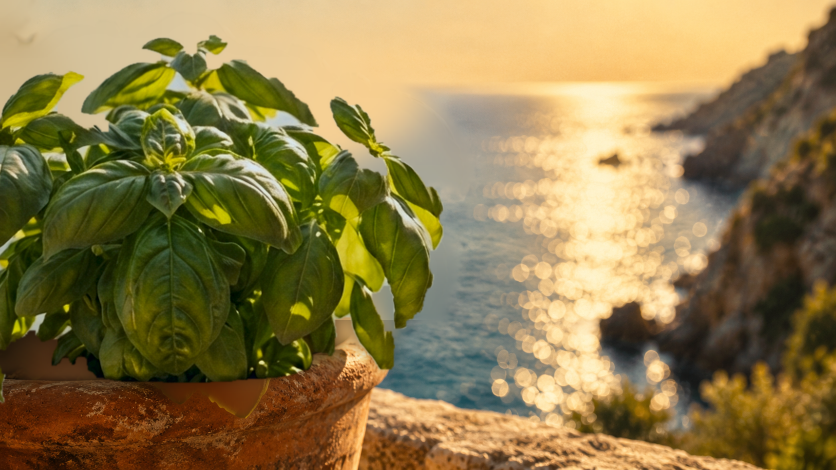
#> input picture video/src/basil.png, 1672 x 940 px, given in place of wheat.png, which was not available (shown at 1/2 size)
$ python render.py
#> lines starting #> are read from the running program, lines starting #| are printed output that depends on the picture; after the words box and inside, x2 and y2 are one past the last pixel; in counts of white or black regions, pixels touching at a corner belong together; pictures that were not available may be replaced by others from this repository, and a replacement may not be noted
"""Render the seamless 25s cinematic loop from the five source stills.

Usage: python3 video/render.py [WIDTH HEIGHT [OUT_NAME]]   (default 1280 720)
Portrait sizes (e.g. 720 1280) keep the same vertical framing as the
16:9 cut, like object-fit: cover on a phone.
Sources: src/ holds the reference stills (camera coordinates are in their
pixels); src_hd/ holds 4x AI-upscaled versions used for rendering.
Requires: numpy, opencv-python-headless, imageio-ffmpeg
"""
import subprocess
import sys
from pathlib import Path

import cv2
import imageio_ffmpeg
import numpy as np

HERE = Path(__file__).parent
W, H = (int(sys.argv[1]), int(sys.argv[2])) if len(sys.argv) > 2 else (1280, 720)
FPS = 24
T = 25.0          # loop length (s)
XF = 1.6          # dissolve length (s)
N = int(T * FPS)
rng = np.random.default_rng(7)


def load(name):
#> called with name = 'wheat'
    ref = cv2.imread(str(HERE / "src" / f"{name}.png"))
#> ref is the input picture: shape (940, 1672, 3); mean B, G, R 74.8, 123.1, 141.4
    hd_path = HERE / "src_hd" / f"{name}.jpg"
    img = cv2.imread(str(hd_path)) if hd_path.exists() else ref
    SCALE[name] = img.shape[1] / ref.shape[1]
    REF_W[name] = ref.shape[1]
    return img.astype(np.float32) / 255.0


SCALE, REF_W = {}, {}


def noise(h, w, cell, seed):
    r = np.random.default_rng(seed)
    g = r.random((max(2, h // cell + 3), max(2, w // cell + 3))).astype(np.float32)
    return cv2.resize(g, (w, h), interpolation=cv2.INTER_CUBIC)


def smooth(x):
    x = np.clip(x, 0, 1)
    return x * x * (3 - 2 * x)


def ease(x):
    return 0.5 - 0.5 * np.cos(np.pi * np.clip(x, 0, 1))


# ---------------------------------------------------------------- sources
src = {k: load(k) for k in ["wheat", "olive", "basil", "matera", "tomato"]}
#> call 2 of load, with name = 'olive'
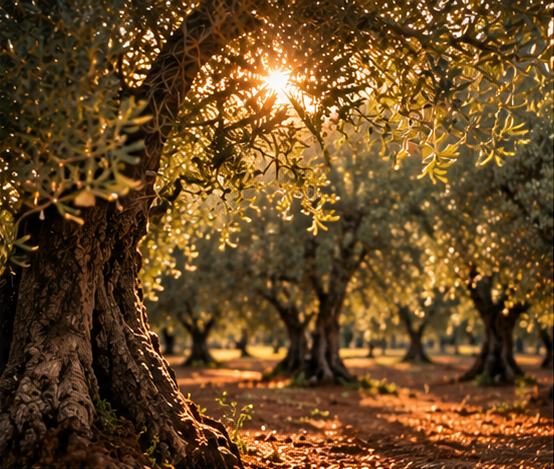
#> input picture video/src/olive.png, 554 x 469 px
#> in load, ref is the input picture: shape (469, 554, 3); mean B, G, R 34.2, 73, 104.3
#> call 4 of load, with name = 'matera'
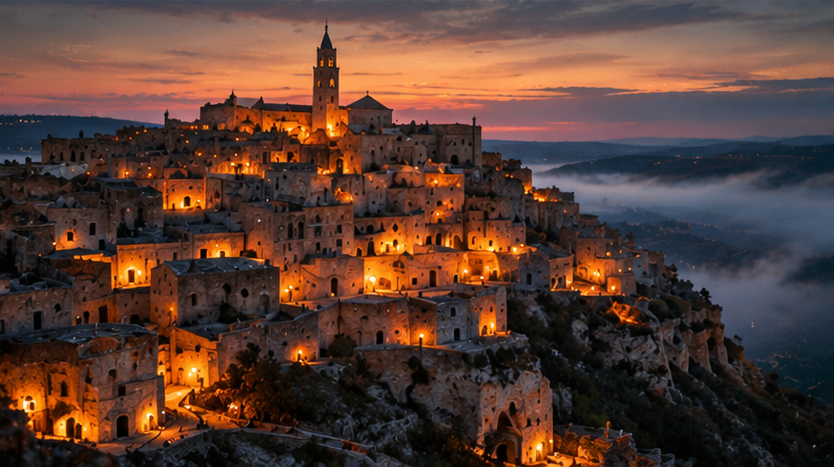
#> input picture video/src/matera.png, 834 x 467 px
#> in load, ref is the input picture: shape (467, 834, 3); mean B, G, R 52.1, 61.9, 89.2
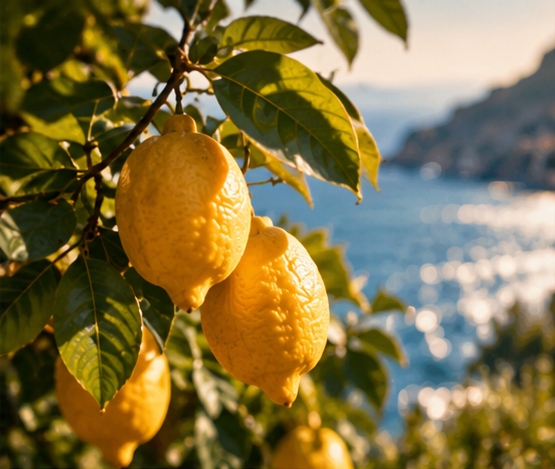
#> input picture video/src/lemon.png, 555 x 469 px, given in place of tomato.png, which was not available
#> in load, ref is the input picture: shape (469, 555, 3); mean B, G, R 67.6, 113.4, 128.6
#> src = 5 items

# San Marzano: remove glyph-like specular artefacts, keep a soft gloss instead
# (already baked into the HD source)
tom = src["tomato"]
t8 = (tom * 255).astype(np.uint8)
hsv = cv2.cvtColor(t8, cv2.COLOR_BGR2HSV)
#> hsv: shape (469, 555, 3); mean H, S, V 36.7, 163.2, 136
spec = ((hsv[..., 2] > 200) & (hsv[..., 1] < 150) & (t8[..., 2] > 200)).astype(np.uint8) * 255
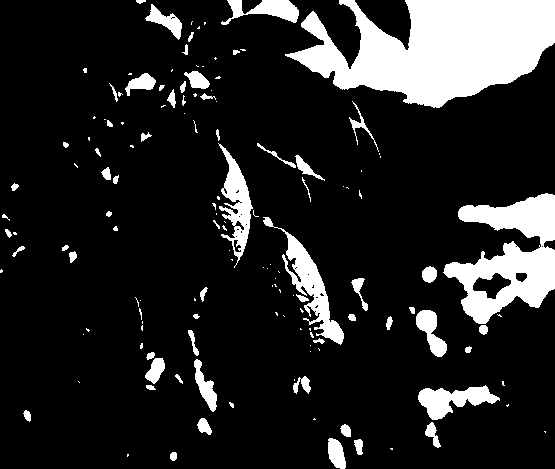
#> spec: shape (469, 555); 14.9% white; 142 white regions (78 under 20 px), largest, box (x1, y1, x2, y2) and area: (285, 0, 555, 108) 18047, (443, 193, 555, 324) 7431, (263, 217, 344, 345) 2283
spec = cv2.dilate(spec, np.ones((3, 3), np.uint8))
#> spec: shape (469, 555); 18.2% white; 106 white regions (27 under 20 px), largest, box (x1, y1, x2, y2) and area: (284, 0, 555, 109) 18966, (442, 192, 555, 336) 8449, (262, 216, 345, 346) 3274
clean = cv2.inpaint(t8, spec, 4, cv2.INPAINT_TELEA).astype(np.float32) / 255.0
gloss = cv2.GaussianBlur(spec.astype(np.float32) / 255.0, (0, 0), 3.0)[..., None]
if SCALE["tomato"] == 1:
    src["tomato"] = np.clip(clean + gloss * 0.22 * np.array([0.75, 0.85, 1.0], np.float32), 0, 1)

# Matera: warm window-light mask (lights fade in during blue hour)
m8 = (src["matera"] * 255).astype(np.uint8)
mhsv = cv2.cvtColor(m8, cv2.COLOR_BGR2HSV)
#> mhsv: shape (467, 834, 3); mean H, S, V 54.9, 110.4, 94.4
lights = ((mhsv[..., 2] > 170) & (mhsv[..., 0] < 30) & (mhsv[..., 1] > 110)).astype(np.float32)
#> lights: shape (467, 834) float32; values 0 (black) and 1 (white), 14.3% white; 277 white regions (204 under 20 px), largest, box (x1, y1, x2, y2) and area: (332, 37, 749, 111) 18400, (18, 33, 321, 105) 11296, (344, 221, 430, 296) 3064
lights[: int(lights.shape[0] * 0.28)] = 0  # ignore the sunset sky
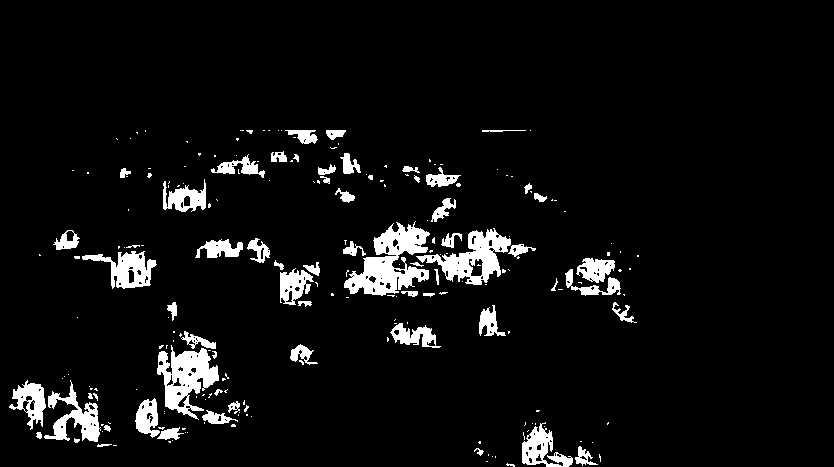
#> lights: shape (467, 834) float32; values 0 (black) and 1 (white), 5.9% white; 218 white regions (155 under 20 px), largest, box (x1, y1, x2, y2) and area: (344, 221, 430, 296) 3064, (157, 345, 219, 420) 2329, (416, 228, 511, 285) 2120
matera_lights = cv2.GaussianBlur(lights, (0, 0), 1.2 * SCALE["matera"])
matera_glow = cv2.GaussianBlur(lights, (0, 0), 6.0 * SCALE["matera"])

# Basil: sparkles on the sea glitter (bright pixels right of the plant)
b8 = (src["basil"] * 255).astype(np.uint8)
bhsv = cv2.cvtColor(b8, cv2.COLOR_BGR2HSV)
#> bhsv: shape (940, 1672, 3); mean H, S, V 25.5, 142.5, 144.2
sea = (bhsv[..., 2] > 205).astype(np.float32)
#> sea: shape (940, 1672) float32; values 0 (black) and 1 (white), 31.1% white; 278 white regions (183 under 20 px), largest, box (x1, y1, x2, y2) and area: (0, 0, 1672, 940) 460081, (1196, 869, 1524, 940) 7185, (682, 679, 775, 777) 3446
bh, bw = sea.shape
#> bh = 940; bw = 1672
sea[: int(bh * 0.2)] = 0
sea[int(bh * 0.9):] = 0
sea[:, : int(bw * 0.55)] = 0
#> sea: shape (940, 1672) float32; values 0 (black) and 1 (white), 10.1% white; 51 white regions (34 under 20 px), largest, box (x1, y1, x2, y2) and area: (919, 188, 1411, 846) 153223, (1302, 776, 1349, 821) 1243, (1294, 719, 1331, 764) 1223
sea[:, int(bw * 0.86):] = 0
basil_sea = cv2.GaussianBlur(cv2.dilate(sea, np.ones((9, 9), np.uint8)), (0, 0), 10.0)
# wind only moves the leaves (green, left part of the frame)
leaf = ((bhsv[..., 0] > 25) & (bhsv[..., 0] < 95) & (bhsv[..., 1] > 70)).astype(np.float32)
#> leaf: shape (940, 1672) float32; values 0 (black) and 1 (white), 28.6% white; 294 white regions (258 under 20 px), largest, box (x1, y1, x2, y2) and area: (0, 71, 886, 765) 423903, (1508, 554, 1615, 683) 6050, (763, 711, 923, 798) 5037
leaf[:, int(bw * 0.6):] = 0
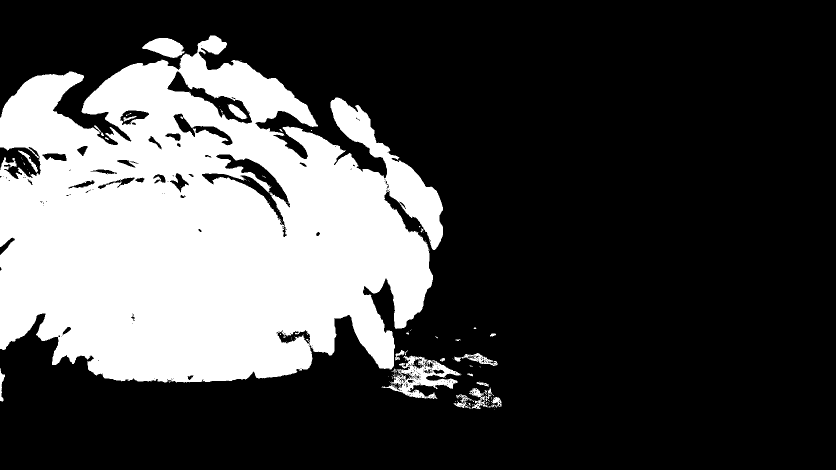
#> leaf: shape (940, 1672) float32 (shown at 1/2 size); values 0 (black) and 1 (white), 27.7% white; 126 white regions (106 under 20 px), largest, box (x1, y1, x2, y2) and area: (0, 71, 886, 765) 423903, (763, 711, 923, 798) 5037, (284, 76, 370, 116) 2134
basil_wind = cv2.GaussianBlur(cv2.dilate(leaf, np.ones((25, 25), np.uint8)), (0, 0), 12)
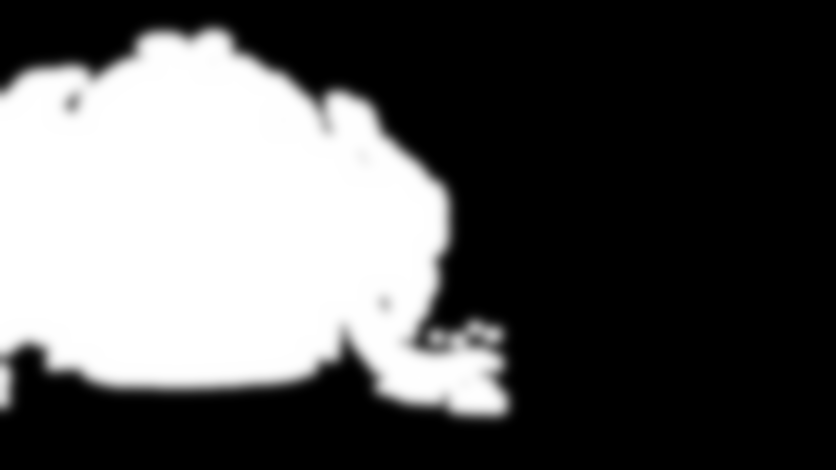
#> basil_wind: shape (940, 1672) float32 (shown at 1/2 size); min 0, max 1, mean 0.346

# ---------------------------------------------------------------- scenes
# Camera: (cx, cy, 16:9 crop width) in reference pixels, start -> end, eased.
SCENES = [
    dict(name="wheat", start=-XF, dur=5.0 + XF,
         cam0=(250, 215, 540), cam1=(300, 250, 470), wind=(1.6, "bottom")),
    dict(name="olive", start=5.0 - XF, dur=5.0 + XF,
         cam0=(300, 250, 470), cam1=(265, 225, 520), wind=(0.9, "top")),
    dict(name="tomato", start=10.0 - XF, dur=5.0 + XF,
         cam0=(380, 260, 700), cam1=(430, 235, 620), wind=(0.7, "bottom")),
    dict(name="basil", start=15.0 - XF, dur=5.0 + XF,
         cam0=(820, 470, 1600), cam1=(770, 450, 1400), wind=(3.5, "mask")),
    dict(name="matera", start=20.0 - XF, dur=5.0 + XF,
         cam0=(430, 245, 800), cam1=(400, 235, 700), wind=(0.0, "all")),
]

yy, xx = np.mgrid[0:H, 0:W].astype(np.float32)
u = xx / W - 0.5
v = yy / H - 0.5

# large drifting textures (output resolution), sampled with sub-pixel offsets
TEX = {
    "dapple": noise(H * 2, W * 2, max(8, W // 30), 11),
    "mist": noise(H * 2, W * 3, max(16, W // 8), 12),
    "shadow": noise(H * 2, W * 2, max(12, W // 18), 13),
    "shimmer": noise(H * 2, W * 2, max(12, W // 40), 14),
    "flare": noise(H * 2, W * 2, max(20, W // 6), 15),
}


# [91 lines left out: functions tex, render_scene, not called in this run]


# ---------------------------------------------------------------- grading
vign = 1 - 0.55 * smooth((np.sqrt((u * 1.1) ** 2 + v ** 2) - 0.25) / 0.55)
vign = vign[..., None].astype(np.float32)
haze_col = np.array([0.30, 0.45, 0.62], np.float32)  # warm amber (BGR)


# [24 lines left out: functions grade, weight, not called in this run]


def main():
    out_path = HERE / (sys.argv[3] if len(sys.argv) > 3 else f"italia_loop_{W}x{H}.mp4")
    ff = imageio_ffmpeg.get_ffmpeg_exe()
    cmd = [ff, "-y", "-f", "rawvideo", "-pix_fmt", "bgr24", "-s", f"{W}x{H}", "-r", str(FPS),
           "-i", "-", "-an", "-c:v", "libx264", "-preset", "slow", "-crf", "20" if H >= 1080 else "22",
           "-pix_fmt", "yuv420p", "-movflags", "+faststart", "-tune", "grain", str(out_path)]
    proc = subprocess.Popen(cmd, stdin=subprocess.PIPE, stderr=subprocess.DEVNULL)
    for fi in range(N):
        t = fi / FPS
        acc = np.zeros((H, W, 3), np.float32)
        tot = 0.0
        for sc in SCENES:
            w, lt = weight(sc, t)
            if w > 0:
                acc += render_scene(sc, lt) * w
                tot += w
        frame = grade(acc / max(tot, 1e-6), fi)
        proc.stdin.write((frame * 255 + 0.5).astype(np.uint8).tobytes())
        if fi % 48 == 0:
            print(f"{fi}/{N}", flush=True)
    proc.stdin.close()
    proc.wait()
    print(out_path)


if __name__ == "__main__":
    main()
#> (the call stopped at in main, `ff = imageio_ffmpeg.get_ffmpeg_exe()`: imageio_ffmpeg is not available in this run)
